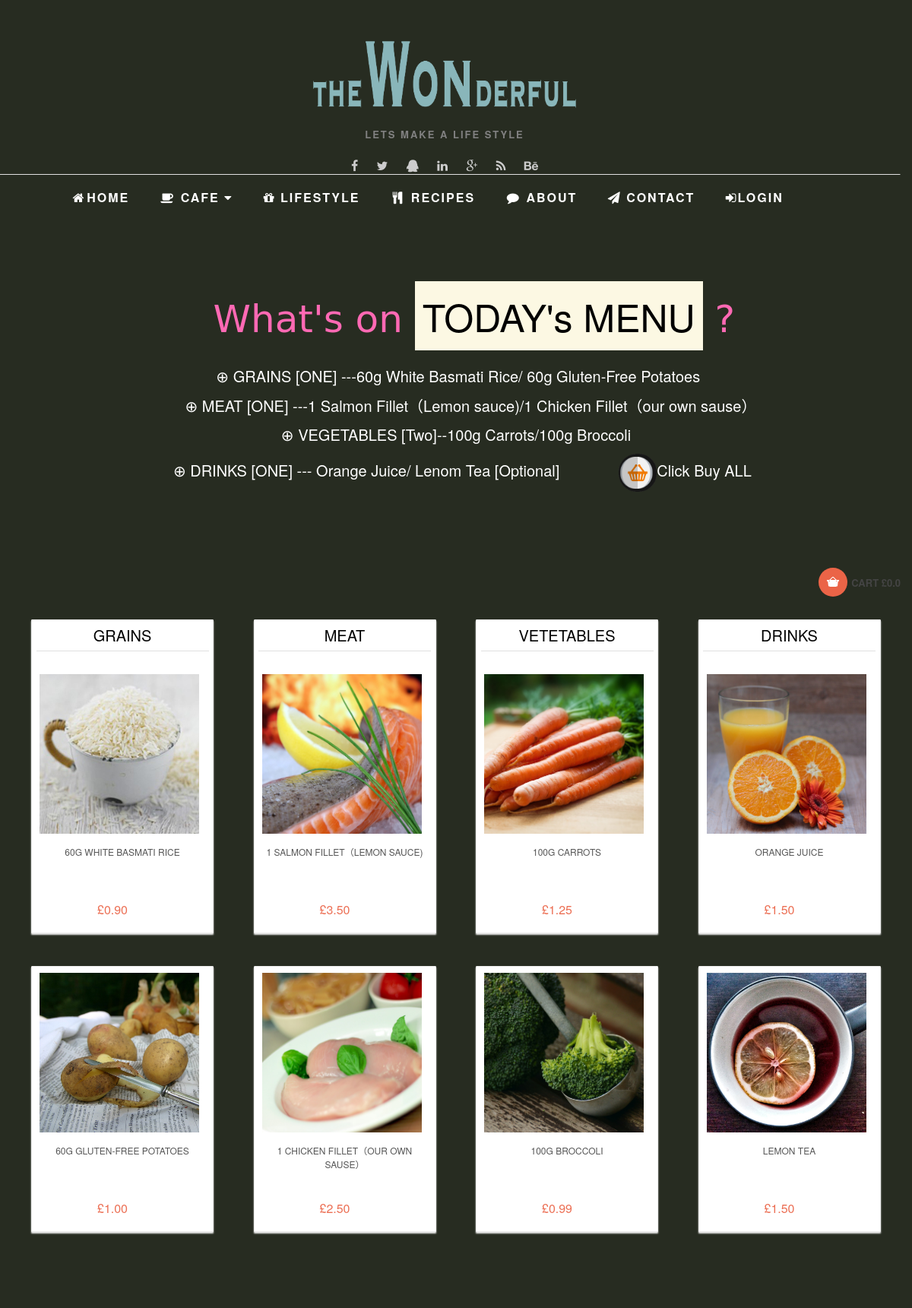
Screenshot of /cafe.php with the database file from the repository.
### tables this page shows
CREATE TABLE `Food` (
  `id` int(11) NOT NULL AUTO_INCREMENT,
  `food_name` varchar(255) DEFAULT NULL,
  `category_id` int(11) DEFAULT NULL,
  `price` decimal(6,2) DEFAULT NULL,
  `img_url` varchar(255) DEFAULT NULL,
  PRIMARY KEY (`id`)
);

CREATE TABLE `Food_Category` (
  `id` int(11) NOT NULL AUTO_INCREMENT,
  `category` varchar(255) DEFAULT NULL,
  PRIMARY KEY (`id`)
);

### html/cafe.php (the view, shortened to what this page needs)
<!DOCTYPE html>
<html>
<head>
	<link rel="stylesheet" href="css/bootstrap.min.css">
    <link rel="stylesheet" href="css/cafe/style.css">
    <link href="css/font-awesome.min.css" rel="stylesheet" type="text/css">
</head>
<body>
<?php include 'header.php';?>
<div class="container">
    <div id="cafe">
            <h2>&nbsp; &nbsp;What's on <mark>TODAY's MENU</mark> ?</h2>
            <p class="p1" >&nbsp;⊕ GRAINS [ONE] ---60g White Basmati Rice/ 60g Gluten-Free Potatoes</p >
            <p class="p1" >&nbsp; &nbsp; &nbsp; &nbsp;⊕ MEAT [ONE] ---1 Salmon Fillet（Lemon sauce)/1 Chicken Fillet（our own sause）</p >
            <p class="p1" >⊕ VEGETABLES [Two]--100g Carrots/100g Broccoli</p >
            <p class="p1" >&nbsp; &nbsp;⊕ DRINKS [ONE] --- Orange Juice/ Lenom Tea [Optional]  &nbsp; &nbsp; &nbsp; &nbsp; &nbsp; &nbsp; &nbsp;<span id="quick_order"><a href="javascript:;"><img alt="" src="images/cafe/shopping_cart.png" title="Click to Buy All ">Click Buy ALL</a></span></p >
   </div>
   <div class="shopping_cart row">
                       <ul id="cart_nav">
                        <li>
                            <a class="cart_li" >
                                <div class="cart_ico"></div>
                                Cart
                                £<span class="total_price">0.0</span>
                            </a>
                        </li>
                    </ul>
   </div>
   <div class="products row">
   <?php
   $mysqli = connect_mysql();
   $sql = "SELECT id FROM Food_Category;";
   if ($stmt = $mysqli->prepare($sql)) {
   	$stmt->execute();
   	$stmt->bind_result($fc_id);
   	while($stmt->fetch()){?>
   		<div class="col-md-3">
       	<?php
       	$mysqli = connect_mysql();
       	$sql = "SELECT f.id,f.food_name,f.price,f.img_url,fc.category FROM Food f,Food_Category fc WHERE fc.id=? AND fc.id=f.category_id;";
       	if ($stmt2 = $mysqli->prepare($sql)) {
       		$stmt2->bind_param("i", $fc_id);
       		$stmt2->execute();
       		$stmt2->bind_result($food_id,$food_name,$price,$img_url,$food_cate);
       		$title = 1;
       		while($stmt2->fetch()){?>
       			<article class="article">
       			<?php
       			if($title==1){ ?>
       				<h2 class="product-title"><?php echo $food_cate;?></h2>
       			<?php
       			$title=0;
       			}?>
       			<div class="prev">
                    <img class="img-responsive" src="<?php echo $img_url;?>" alt="Product 1" title="">
                </div>
                <h3 class="title"><?php echo $food_name;?></h3>
                <div class="cart">
                  <div class="price">
                      <div class="vert">
                         £<span class="food_price"><?php echo $price;?></span>
                      </div>
                  </div>
                </div>
                </article>
       		<?php }
       	}
       	?>
    	</div>
   	<?php }
   }
   ?>
   </div>
</div>
</body>
</html>

### html/css/cafe/style.css (style rules this page uses)
#cafe { margin: 300px 0 100px 0; color: white; text-align:center; }
#cafe h2 { font-size: 50px; color: hotpink; font-family: Lucida Grande, Lucida Sans Unicode, Lucida Sans, DejaVu Sans, Verdana,' sans-serif'; }
#cafe p { font-size: 20px; margin:10px; text-align:center; }
#cafe img { height: 50px; }
#cafe a { color : white; }
#cart_nav { float: right; margin: 0 0 30px 0; width: auto; }
#cart_nav li { float: right; min-width: 105px; position: relative; list-style-type:none; }
#cart_nav a.cart_li { color: #444; display: block; float: right; font:bold 13px/40px "HelveticaNeue", "Helvetica Neue", Helvetica, Arial, Arial, Verdana, sans-serif; height: 38px; margin: 0; min-width: 105px; padding: 0; text-align: left; text-decoration: none; text-transform: uppercase; }
#cart_nav a.cart_li .cart_ico { background:url(../../images/cafe/bg_cart.png) no-repeat 50% 50% #eb6447; border-radius: 19px; -moz-border-radius: 19px; -khtml-border-radius: 19px; behavior: url(PIE.htc); display: block; float: left; height: 38px; margin: 0 5px 0 0; width: 38px; }
.product-title { border-bottom: thin solid #e0e0e0; font: normal 20px/20px "HelveticaNeue", "Helvetica Neue", Helvetica, Arial, Arial, Verdana, sans-serif; padding: 10px 0 10px 0px; text-transform: uppercase; border-top-width: thin; border-right-width: thin; border-left-width: thin; width:227px; color:black; text-align:center; }
.products { padding: 0px 0 30px 0; }
.products article { background: #fff; border:1px solid #ededed; border-radius: 1px; -moz-border-radius: 1px; -khtml-border-radius: 1px; behavior: url(PIE.htc); box-shadow: 0px 2px 2px #ededed; -moz-box-shadow: 0px 2px 2px #ededed; -webkit-box-shadow: 0px 2px 2px #ededed; margin: 0 11px 43px; width:240px; }
.products article .prev { background: #f5f5f5; height: 210px; margin: 8px 10px 15px; text-align: center; width: 210px; }
.products article .prev img { height: 210px; max-height: 210px; max-width: 210px; width: 210px; }
.products article h3.title { background: url(../img/bg-title.png) no-repeat center bottom; color:#555; font:normal 12px/18px "HelveticaNeue", "Helvetica Neue", Helvetica, Arial, Arial, Verdana, sans-serif; height: 55px; margin: 0; padding: 0 8px; text-align: center; text-transform: uppercase; }
.products article .cart { height: 60px; overflow: hidden; position: relative; width: 217px; }
.products article .cart .price { color:#ec6f54; font:normal 16px/18px "HelveticaNeue", "Helvetica Neue", Helvetica, Arial, Arial, Verdana, sans-serif; height: 60px; left: 60px; margin: 0; padding: 0 8px; position: absolute; text-align: center; width: 92px; }
.products article .cart .price .vert { display: table-cell; height: 60px; vertical-align: middle; width: 92px; //display:block; //height:auto; //margin-top: expression((30-parseInt(offsetHeight)/2) <0 ? "0" : 30-(parseInt(offsetHeight)/2) +'px') ; }

### html/css/test.css (style rules this page uses)
html, body { font-family: 'OpenSans-Regular'!important; font-size: 100%; color:#272c21; background: #272c21; }

### html/css/templatemo_style.css (style rules this page uses)
*, body { font-family: "HelveticaNeue", "Helvetica Neue", Helvetica, Arial, sans-serif; }
body { margin-bottom: 30px; }
h2 { font-weight: 500; font-size: 20px; line-height: normal; margin: auto; margin-bottom: 30px; text-align: center; color: #09F; }

### rows the page displays
food: food_category.category "GRAINS", img_url (picture), food_name "60G WHITE BASMATI RICE", price "0.90"
food: img_url (picture), food_name "60G GLUTEN-FREE POTATOES", price "1.00"
food: food_category.category "MEAT", img_url (picture), food_name "1 SALMON FILLET（LEMON SAUCE)", price "3.50"
food: img_url (picture), food_name "1 CHICKEN FILLET（OUR OWN SAUSE）", price "2.50"
food: food_category.category "VETETABLES", img_url (picture), food_name "100G CARROTS", price "1.25"
food: img_url (picture), food_name "100G BROCCOLI", price "0.99"
food: food_category.category "DRINKS", img_url (picture), food_name "ORANGE JUICE", price "1.50"
food: img_url (picture), food_name "LEMON TEA", price "1.50"
